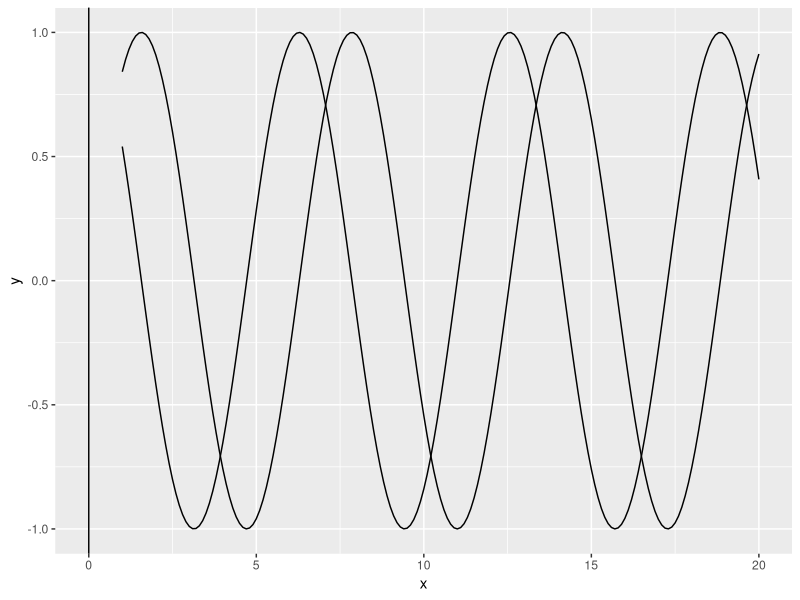

R code for this plot:
## ---- chunk 1
library(tidyverse)
## ---- chunk 2
df <- data.frame(x = seq(1, 20, by = .1))

df %>% 
  mutate(y = sin(x),
         y_2 = cos(x)) %>% 
  ggplot()+
  geom_line(mapping = aes(x = x, y = y))+
  geom_line(mapping = aes(x = x, y = y_2))+
  geom_vline(xintercept = 0)
## ---- chunk 3
6.318381309509277-5.428779602050781


